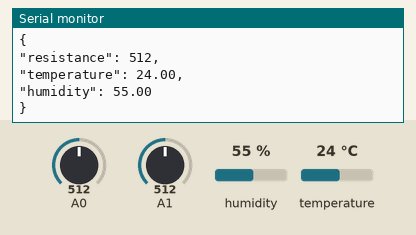
A sketch run on a simulated Arduino MKR. Parts: the last lines printed to the serial monitor. The test bench sets the inputs (shaded band); at power-on: humidity 55 %, A0 = 512, A1 = 512, temperature 24 °C. WiFi joins after 1.5 s; servers stay silent unless stated; no MQTT or app messages arrive unless stated.

Above: at 2.7 s.
2.8 s: humidity set to 22 %
At 4.1 s:
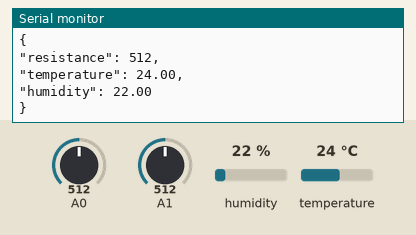
4.3 s: A0 set to 716
5.8 s: A1 set to 716
7.3 s: temperature set to 12 °C
At 8.4 s:
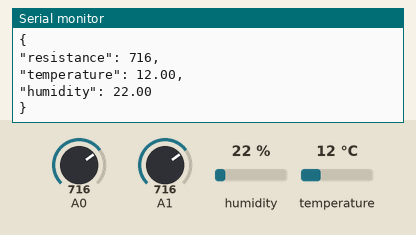
8.8 s: A0 set to 992
10.3 s: A1 set to 992
Timing chart, 0 to 12.8 s (numbered marks = the images above; inputs shaded):
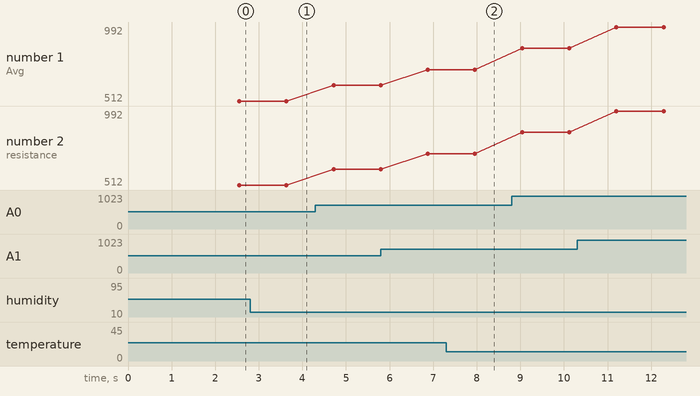

Measured:
- after the input at 2.8 s, the serial monitor: prints a new line after 0.85 s (image 1)
- after the input at 7.3 s, the serial monitor: prints a new line after 0.66 s (image 2)
- plotted number 1: 512 → 614 after the input at 4.3 s, 614 → 716 after the input at 5.8 s, 716 → 854 after the input at 8.8 s, 854 → 992 after the input at 10.3 s
- plotted number 2: 512 → 614 after the input at 4.3 s, 614 → 716 after the input at 5.8 s, 716 → 854 after the input at 8.8 s, 854 → 992 after the input at 10.3 s

The sketch:

wifi_garden_light.ino
```cpp
#include <WiFi101.h>
#include <ArduinoMqttClient.h>
#include "Adafruit_Si7021.h"
#include "secrets.h"

const char BROKER[] = "10.0.0.94"; // using DNS did not work
int port = 1883;
char light_topic[] = "homeassistant/garden/sunlight";

WiFiClient wifiClient;
MqttClient mqttClient(wifiClient);
Adafruit_Si7021 sensor = Adafruit_Si7021();

void setup() {
  Serial.begin(115200);
  while (!Serial) {
    ;  // wait for serial to begin
  }

  while (WiFi.begin(WIFI_SSID, WIFI_PASS) != WL_CONNECTED) {
    Serial.print(".");
    delay(5000);
  }

  mqttClient.setUsernamePassword(MQTT_USER, MQTT_PASS);

  Serial.println("Attempting to connect to mqtt broker");
  if (!mqttClient.connect(BROKER, port)) {
    Serial.print("Failure to connect to MQTT Broker: ");
    Serial.println(mqttClient.connectError());
    while(1) {
      ;
    }
  }
  sensor.begin();
}

void loop() {
  // put your main code here, to run repeatedly:
  mqttClient.poll();
  if(mqttClient.available()){
    Serial.println(mqttClient.read());
  }

  delay(1000);

  int resistance_1 = analogRead(A0);
  int resistance_2 = analogRead(A1);
  int average_resistance = (resistance_1 + resistance_2) / 2;

  Serial.print("Avg:\t");
  Serial.println(average_resistance);
  Serial.print("{\n\"resistance\": ");
  Serial.print(average_resistance);
  Serial.print(",\n\"temperature\": ");
  Serial.print(sensor.readTemperature());
  Serial.print(",\n\"humidity\": ");
  Serial.println(sensor.readHumidity());
  Serial.println("}");

  mqttClient.beginMessage(light_topic);
  mqttClient.print("{\n\"resistance\": ");
  mqttClient.print(average_resistance);
  mqttClient.print(",\n\"temperature\": ");
  mqttClient.print(sensor.readTemperature());
  mqttClient.print(",\n\"humidity\": ");
  mqttClient.println(sensor.readHumidity());
  mqttClient.print("}");
  mqttClient.endMessage();
}
```

secrets.h
```cpp
char WIFI_SSID[] = "ThePriceIsRight";
char WIFI_PASS[] = "Mar272016";
char MQTT_USER[] = "arduino-garden";
char MQTT_PASS[] = "arduinouser-garden";
```
